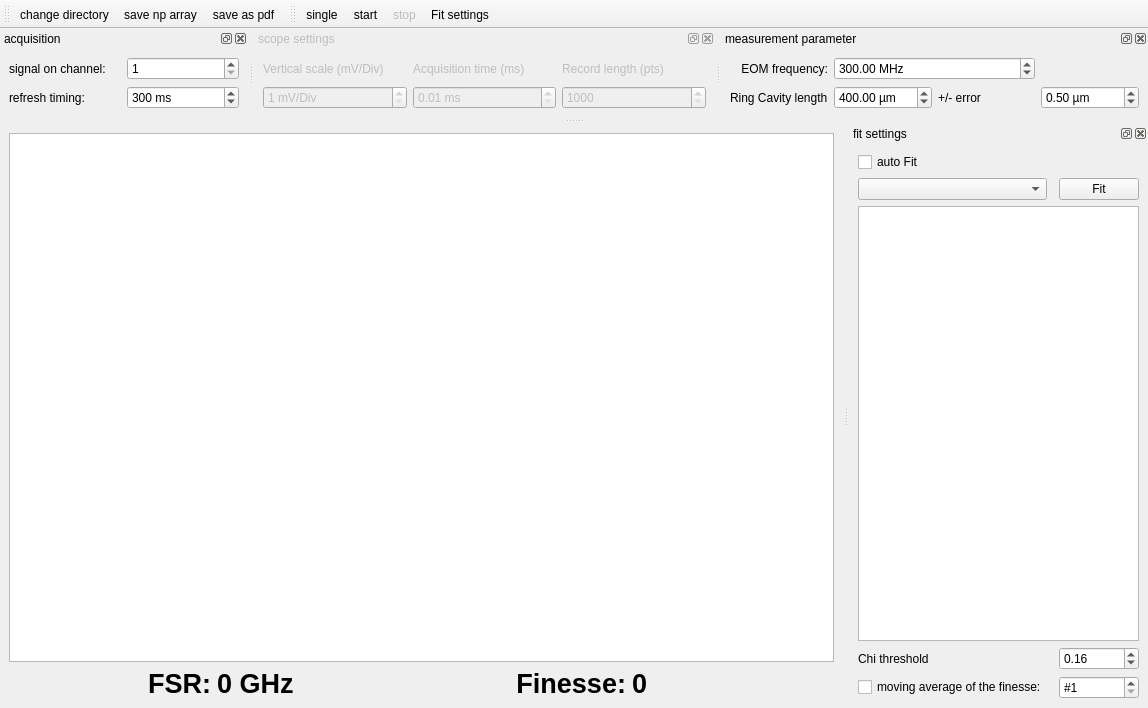
<?xml version="1.0" encoding="UTF-8"?>
<ui version="4.0">
 <class>FinesseMeasurement</class>
 <widget class="QMainWindow" name="FinesseMeasurement">
  <property name="geometry">
   <rect>
    <x>0</x>
    <y>0</y>
    <width>1148</width>
    <height>708</height>
   </rect>
  </property>
  <property name="minimumSize">
   <size>
    <width>40</width>
    <height>0</height>
   </size>
  </property>
  <property name="windowTitle">
   <string>viewcav Finesse Measurement</string>
  </property>
  <property name="layoutDirection">
   <enum>Qt::LeftToRight</enum>
  </property>
  <widget class="QWidget" name="centralwidget">
   <layout class="QGridLayout" name="gridLayout">
    <item row="0" column="0">
     <widget class="PlotWidget" name="trace_PlotWidget"/>
    </item>
    <item row="2" column="0">
     <layout class="QGridLayout" name="gridLayout_3">
      <item row="0" column="1">
       <widget class="QLabel" name="FSRValue_Label">
        <property name="font">
         <font>
          <pointsize>20</pointsize>
          <weight>75</weight>
          <bold>true</bold>
         </font>
        </property>
        <property name="text">
         <string>0 GHz</string>
        </property>
       </widget>
      </item>
      <item row="0" column="0">
       <widget class="QLabel" name="FSR_Label">
        <property name="font">
         <font>
          <pointsize>20</pointsize>
          <weight>75</weight>
          <bold>true</bold>
         </font>
        </property>
        <property name="text">
         <string>FSR:</string>
        </property>
        <property name="alignment">
         <set>Qt::AlignRight|Qt::AlignTrailing|Qt::AlignVCenter</set>
        </property>
       </widget>
      </item>
      <item row="0" column="2">
       <widget class="QLabel" name="Finesse_Label">
        <property name="font">
         <font>
          <pointsize>20</pointsize>
          <weight>75</weight>
          <bold>true</bold>
         </font>
        </property>
        <property name="text">
         <string>Finesse:</string>
        </property>
        <property name="alignment">
         <set>Qt::AlignRight|Qt::AlignTrailing|Qt::AlignVCenter</set>
        </property>
       </widget>
      </item>
      <item row="0" column="3">
       <widget class="QLabel" name="FinesseValue_Label">
        <property name="font">
         <font>
          <pointsize>20</pointsize>
          <weight>75</weight>
          <bold>true</bold>
         </font>
        </property>
        <property name="text">
         <string>0</string>
        </property>
       </widget>
      </item>
     </layout>
    </item>
   </layout>
  </widget>
  <widget class="QToolBar" name="analysis_ToolBar">
   <property name="windowTitle">
    <string>SaveOpenToolbar</string>
   </property>
   <property name="layoutDirection">
    <enum>Qt::LeftToRight</enum>
   </property>
   <property name="iconSize">
    <size>
     <width>30</width>
     <height>24</height>
    </size>
   </property>
   <property name="toolButtonStyle">
    <enum>Qt::ToolButtonTextUnderIcon</enum>
   </property>
   <attribute name="toolBarArea">
    <enum>TopToolBarArea</enum>
   </attribute>
   <attribute name="toolBarBreak">
    <bool>false</bool>
   </attribute>
   <addaction name="action_open"/>
   <addaction name="action_save"/>
   <addaction name="action_save_as_pdf"/>
  </widget>
  <widget class="QToolBar" name="control_ToolBar">
   <property name="windowTitle">
    <string>Fits Control Bar</string>
   </property>
   <property name="iconSize">
    <size>
     <width>30</width>
     <height>24</height>
    </size>
   </property>
   <property name="toolButtonStyle">
    <enum>Qt::ToolButtonTextUnderIcon</enum>
   </property>
   <attribute name="toolBarArea">
    <enum>TopToolBarArea</enum>
   </attribute>
   <attribute name="toolBarBreak">
    <bool>false</bool>
   </attribute>
   <addaction name="action_single"/>
   <addaction name="action_runcontinous"/>
   <addaction name="action_stop"/>
   <addaction name="actionFit_settings"/>
  </widget>
  <widget class="QDockWidget" name="acquisition_DockWidget">
   <property name="windowTitle">
    <string>acquisition</string>
   </property>
   <attribute name="dockWidgetArea">
    <number>4</number>
   </attribute>
   <widget class="QWidget" name="dockWidgetContents_10">
    <layout class="QGridLayout" name="gridLayout_4">
     <item row="0" column="0">
      <widget class="QLabel" name="label_9">
       <property name="text">
        <string>signal on channel: </string>
       </property>
      </widget>
     </item>
     <item row="0" column="1">
      <widget class="QSpinBox" name="channel_spinBox">
       <property name="minimum">
        <number>1</number>
       </property>
       <property name="maximum">
        <number>4</number>
       </property>
       <property name="value">
        <number>1</number>
       </property>
      </widget>
     </item>
     <item row="1" column="0">
      <widget class="QLabel" name="label_10">
       <property name="text">
        <string>refresh timing:</string>
       </property>
      </widget>
     </item>
     <item row="1" column="1">
      <widget class="QSpinBox" name="refresh_spinBox">
       <property name="suffix">
        <string> ms</string>
       </property>
       <property name="maximum">
        <number>5000</number>
       </property>
       <property name="value">
        <number>300</number>
       </property>
      </widget>
     </item>
    </layout>
   </widget>
  </widget>
  <widget class="QDockWidget" name="scope_DockWidget">
   <property name="enabled">
    <bool>false</bool>
   </property>
   <property name="windowTitle">
    <string>scope settings</string>
   </property>
   <attribute name="dockWidgetArea">
    <number>4</number>
   </attribute>
   <widget class="QWidget" name="dockWidgetContents_11">
    <layout class="QGridLayout" name="gridLayout_2">
     <item row="0" column="1">
      <widget class="QLabel" name="label_2">
       <property name="text">
        <string>Acquisition time (ms)</string>
       </property>
      </widget>
     </item>
     <item row="0" column="0">
      <widget class="QLabel" name="label_4">
       <property name="text">
        <string>Vertical scale (mV/Div)</string>
       </property>
      </widget>
     </item>
     <item row="1" column="0">
      <widget class="ScienDSpinBox" name="doubleSpinBoxVS">
       <property name="suffix">
        <string> mV/Div</string>
       </property>
       <property name="decimals">
        <number>0</number>
       </property>
       <property name="minimum">
        <double>1.000000000000000</double>
       </property>
       <property name="maximum">
        <double>200.000000000000000</double>
       </property>
      </widget>
     </item>
     <item row="0" column="2">
      <widget class="QLabel" name="label_3">
       <property name="text">
        <string>Record length (pts)</string>
       </property>
      </widget>
     </item>
     <item row="1" column="2">
      <widget class="ScienDSpinBox" name="doubleSpinBoxRL">
       <property name="decimals">
        <number>0</number>
       </property>
       <property name="minimum">
        <double>1000.000000000000000</double>
       </property>
       <property name="maximum">
        <double>100000.000000000000000</double>
       </property>
       <property name="singleStep">
        <double>1000.000000000000000</double>
       </property>
      </widget>
     </item>
     <item row="1" column="1">
      <widget class="QDoubleSpinBox" name="doubleSpinBoxAQT">
       <property name="suffix">
        <string> ms</string>
       </property>
       <property name="decimals">
        <number>2</number>
       </property>
       <property name="minimum">
        <double>0.010000000000000</double>
       </property>
       <property name="maximum">
        <double>200.000000000000000</double>
       </property>
       <property name="singleStep">
        <double>0.100000000000000</double>
       </property>
      </widget>
     </item>
    </layout>
   </widget>
  </widget>
  <widget class="QDockWidget" name="FinesseFit_DockWidget">
   <property name="windowTitle">
    <string>fit settings</string>
   </property>
   <attribute name="dockWidgetArea">
    <number>2</number>
   </attribute>
   <widget class="QWidget" name="dockWidgetContents_12">
    <layout class="QGridLayout" name="gridLayout_5">
     <item row="1" column="2">
      <widget class="QLabel" name="ready_label">
       <property name="text">
        <string/>
       </property>
       <property name="alignment">
        <set>Qt::AlignRight|Qt::AlignTrailing|Qt::AlignVCenter</set>
       </property>
      </widget>
     </item>
     <item row="1" column="0">
      <widget class="QCheckBox" name="checkBox_Fit">
       <property name="text">
        <string>auto Fit</string>
       </property>
      </widget>
     </item>
     <item row="3" column="0">
      <widget class="FitSettingsComboBox" name="fit_methods_ComboBox">
       <property name="minimumSize">
        <size>
         <width>150</width>
         <height>0</height>
        </size>
       </property>
      </widget>
     </item>
     <item row="3" column="2">
      <widget class="QPushButton" name="do_fit_PushButton">
       <property name="minimumSize">
        <size>
         <width>20</width>
         <height>0</height>
        </size>
       </property>
       <property name="text">
        <string>Fit</string>
       </property>
      </widget>
     </item>
     <item row="4" column="0" colspan="3">
      <widget class="QTextBrowser" name="fit_results_DisplayWidget">
       <property name="sizePolicy">
        <sizepolicy hsizetype="Preferred" vsizetype="Preferred">
         <horstretch>0</horstretch>
         <verstretch>0</verstretch>
        </sizepolicy>
       </property>
      </widget>
     </item>
     <item row="6" column="2">
      <widget class="QSpinBox" name="spinBox_numAverage">
       <property name="suffix">
        <string/>
       </property>
       <property name="prefix">
        <string>#</string>
       </property>
       <property name="minimum">
        <number>1</number>
       </property>
      </widget>
     </item>
     <item row="6" column="0">
      <widget class="QCheckBox" name="checkBox_average">
       <property name="enabled">
        <bool>true</bool>
       </property>
       <property name="text">
        <string>moving average of the finesse:</string>
       </property>
      </widget>
     </item>
     <item row="5" column="2">
      <widget class="QDoubleSpinBox" name="doubleSpinBox_chi">
       <property name="value">
        <double>0.160000000000000</double>
       </property>
      </widget>
     </item>
     <item row="5" column="0">
      <widget class="QLabel" name="label_5">
       <property name="text">
        <string>Chi threshold</string>
       </property>
      </widget>
     </item>
    </layout>
   </widget>
  </widget>
  <widget class="QDockWidget" name="measurement_DockWidget">
   <property name="windowTitle">
    <string>measurement parameter</string>
   </property>
   <attribute name="dockWidgetArea">
    <number>4</number>
   </attribute>
   <widget class="QWidget" name="dockWidgetContents_13">
    <layout class="QGridLayout" name="gridLayout_6">
     <item row="0" column="1" colspan="2">
      <widget class="QDoubleSpinBox" name="doubleSpinBox_EOM">
       <property name="suffix">
        <string> MHz</string>
       </property>
       <property name="maximum">
        <double>100000.000000000000000</double>
       </property>
       <property name="singleStep">
        <double>100.000000000000000</double>
       </property>
       <property name="value">
        <double>300.000000000000000</double>
       </property>
      </widget>
     </item>
     <item row="1" column="3">
      <widget class="QDoubleSpinBox" name="doubleSpinBox_ELength">
       <property name="suffix">
        <string> µm</string>
       </property>
       <property name="decimals">
        <number>2</number>
       </property>
       <property name="minimum">
        <double>0.010000000000000</double>
       </property>
       <property name="singleStep">
        <double>0.010000000000000</double>
       </property>
       <property name="value">
        <double>0.500000000000000</double>
       </property>
      </widget>
     </item>
     <item row="1" column="2">
      <widget class="QLabel" name="label_13">
       <property name="text">
        <string>+/- error</string>
       </property>
      </widget>
     </item>
     <item row="0" column="0">
      <widget class="QLabel" name="label">
       <property name="text">
        <string>EOM frequency:</string>
       </property>
       <property name="alignment">
        <set>Qt::AlignRight|Qt::AlignTrailing|Qt::AlignVCenter</set>
       </property>
      </widget>
     </item>
     <item row="1" column="0">
      <widget class="QLabel" name="label_12">
       <property name="text">
        <string>Ring Cavity length</string>
       </property>
      </widget>
     </item>
     <item row="1" column="1">
      <widget class="QDoubleSpinBox" name="doubleSpinBox_Length">
       <property name="suffix">
        <string> µm</string>
       </property>
       <property name="decimals">
        <number>2</number>
       </property>
       <property name="minimum">
        <double>1.000000000000000</double>
       </property>
       <property name="maximum">
        <double>800.000000000000000</double>
       </property>
       <property name="singleStep">
        <double>0.010000000000000</double>
       </property>
       <property name="value">
        <double>400.000000000000000</double>
       </property>
      </widget>
     </item>
    </layout>
   </widget>
  </widget>
  <action name="action_single">
   <property name="checked">
    <bool>false</bool>
   </property>
   <property name="enabled">
    <bool>true</bool>
   </property>
   <property name="icon">
    <iconset>
     <normaloff>../../artwork/icons/CO2Theme/22x22/single.png</normaloff>../../artwork/icons/CO2Theme/22x22/single.png</iconset>
   </property>
   <property name="text">
    <string>single</string>
   </property>
   <property name="toolTip">
    <string>single</string>
   </property>
   <property name="autoRepeat">
    <bool>true</bool>
   </property>
   <property name="visible">
    <bool>true</bool>
   </property>
   <property name="shortcutVisibleInContextMenu">
    <bool>true</bool>
   </property>
  </action>
  <action name="action_save">
   <property name="icon">
    <iconset>
     <normaloff>../../artwork/icons/CO2Theme/22x22/fiber-save.png</normaloff>../../artwork/icons/CO2Theme/22x22/fiber-save.png</iconset>
   </property>
   <property name="text">
    <string>save np array</string>
   </property>
  </action>
  <action name="actionClose">
   <property name="icon">
    <iconset>
     <normaloff>../../artwork/icons/oxygen/22x22/application-exit.png</normaloff>../../artwork/icons/oxygen/22x22/application-exit.png</iconset>
   </property>
   <property name="text">
    <string>Close</string>
   </property>
  </action>
  <action name="action_runcontinous">
   <property name="checkable">
    <bool>false</bool>
   </property>
   <property name="checked">
    <bool>false</bool>
   </property>
   <property name="enabled">
    <bool>true</bool>
   </property>
   <property name="icon">
    <iconset>
     <normaloff>../../artwork/icons/CO2Theme/22x22/start_stop.png</normaloff>
     <activeon>../../artwork/icons/CO2Theme/22x22/stopFit.png</activeon>../../artwork/icons/CO2Theme/22x22/start_stop.png</iconset>
   </property>
   <property name="text">
    <string>start</string>
   </property>
   <property name="toolTip">
    <string>continous</string>
   </property>
   <property name="autoRepeat">
    <bool>true</bool>
   </property>
   <property name="visible">
    <bool>true</bool>
   </property>
   <property name="shortcutVisibleInContextMenu">
    <bool>true</bool>
   </property>
  </action>
  <action name="action_open">
   <property name="icon">
    <iconset>
     <normaloff>../../artwork/icons/CO2Theme/22x22/fiber-open.png</normaloff>../../artwork/icons/CO2Theme/22x22/fiber-open.png</iconset>
   </property>
   <property name="text">
    <string>change directory</string>
   </property>
   <property name="shortcutVisibleInContextMenu">
    <bool>true</bool>
   </property>
  </action>
  <action name="action_stop">
   <property name="enabled">
    <bool>false</bool>
   </property>
   <property name="icon">
    <iconset>
     <normaloff>../../artwork/icons/CO2Theme/22x22/stopFit.png</normaloff>../../artwork/icons/CO2Theme/22x22/stopFit.png</iconset>
   </property>
   <property name="text">
    <string>stop</string>
   </property>
   <property name="toolTip">
    <string>stop</string>
   </property>
  </action>
  <action name="action_save_as_pdf">
   <property name="icon">
    <iconset>
     <normaloff>../../artwork/icons/CO2Theme/22x22/pdf.png</normaloff>../../artwork/icons/CO2Theme/22x22/pdf.png</iconset>
   </property>
   <property name="text">
    <string>save as pdf</string>
   </property>
  </action>
  <action name="actionFit_settings">
   <property name="icon">
    <iconset>
     <normaloff>../../artwork/icons/oxygen/22x22/configure.png</normaloff>../../artwork/icons/oxygen/22x22/configure.png</iconset>
   </property>
   <property name="text">
    <string>&amp;Fit settings</string>
   </property>
   <property name="toolTip">
    <string>fit settings</string>
   </property>
  </action>
 </widget>
 <customwidgets>
  <customwidget>
   <class>PlotWidget</class>
   <extends>QGraphicsView</extends>
   <header>pyqtgraph</header>
  </customwidget>
  <customwidget>
   <class>FitSettingsComboBox</class>
   <extends>QComboBox</extends>
   <header>gui/fitsettings</header>
  </customwidget>
  <customwidget>
   <class>ScienDSpinBox</class>
   <extends>QDoubleSpinBox</extends>
   <header>qtwidgets.scientific_spinbox.h</header>
  </customwidget>
 </customwidgets>
 <resources/>
 <connections>
  <connection>
   <sender>actionClose</sender>
   <signal>triggered()</signal>
   <receiver>FinesseMeasurement</receiver>
   <slot>close()</slot>
   <hints>
    <hint type="sourcelabel">
     <x>-1</x>
     <y>-1</y>
    </hint>
    <hint type="destinationlabel">
     <x>504</x>
     <y>541</y>
    </hint>
   </hints>
  </connection>
 </connections>
</ui>
